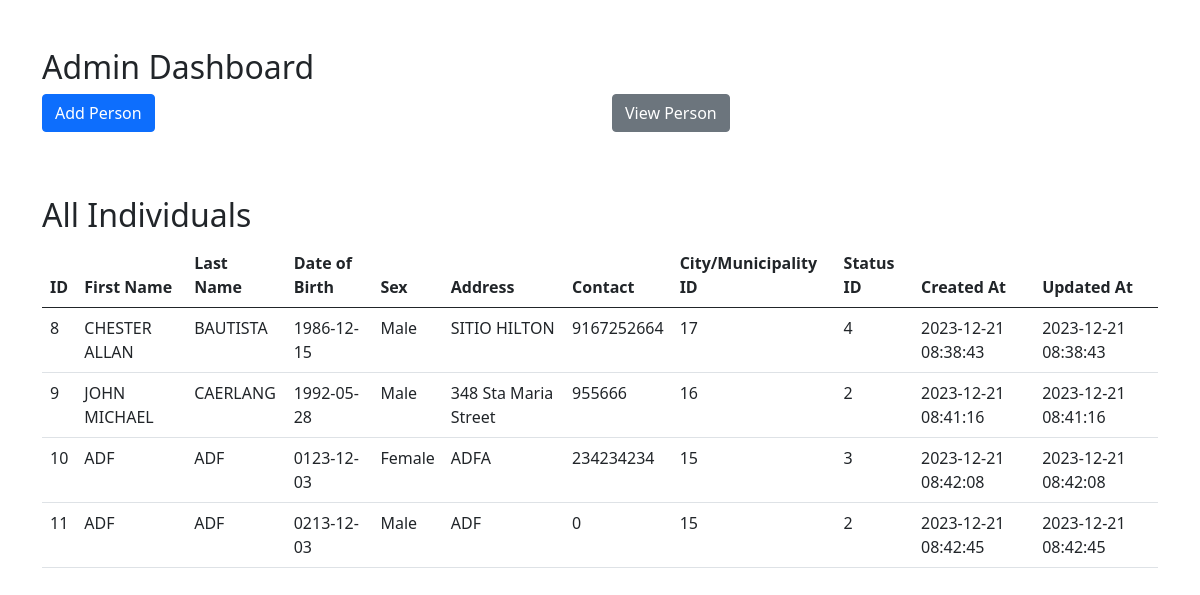
Screenshot of /admin/view_person.php with the database file from the repository.
### tables this page shows
CREATE TABLE `tblindividuals` (
  `id` int(11) NOT NULL,
  `first_name` varchar(255) NOT NULL,
  `last_name` varchar(255) NOT NULL,
  `date_of_birth` date NOT NULL,
  `sex` varchar(10) NOT NULL,
  `address` varchar(255) NOT NULL,
  `contact` varchar(50) DEFAULT NULL,
  `citymun_id` int(11) NOT NULL,
  `status_id` int(11) NOT NULL,
  `created_at` timestamp NOT NULL DEFAULT current_timestamp(),
  `updated_at` timestamp NOT NULL DEFAULT current_timestamp() ON UPDATE current_timestamp()
);

### admin/view_person.php (the view)
<?php
include('../includes/database.php');
$sql = "SELECT * FROM tblIndividuals";
$result = $conn->query($sql);
include('../includes/header.php');
include('settings.php');
?>
<div class="container mt-5">
    <h2>All Individuals</h2>
    <table class="table">
        <thead>
            <tr>
                <th>ID</th>
                <th>First Name</th>
                <th>Last Name</th>
                <th>Date of Birth</th>
                <th>Sex</th>
                <th>Address</th>
                <th>Contact</th>
                <th>City/Municipality ID</th>
                <th>Status ID</th>
                <th>Created At</th>
                <th>Updated At</th>
            </tr>
        </thead>
        <tbody>
            <?php while ($row = $result->fetch_assoc()): ?>
            <tr>
                <td><?php echo htmlspecialchars($row['id']); ?></td>
                <td><?php echo htmlspecialchars($row['first_name']); ?></td>
                <td><?php echo htmlspecialchars($row['last_name']); ?></td>
                <td><?php echo htmlspecialchars($row['date_of_birth']); ?></td>
                <td><?php echo htmlspecialchars($row['sex']); ?></td>
                <td><?php echo htmlspecialchars($row['address']); ?></td>
                <td><?php echo htmlspecialchars($row['contact']); ?></td>
                <td><?php echo htmlspecialchars($row['citymun_id']); ?></td>
                <td><?php echo htmlspecialchars($row['status_id']); ?></td>
                <td><?php echo htmlspecialchars($row['created_at']); ?></td>
                <td><?php echo htmlspecialchars($row['updated_at']); ?></td>
            </tr>
            <?php endwhile; ?>
        </tbody>
    </table>
</div>
<?php include('../includes/footer.php'); ?>

### includes/header.php (shortened to what this page needs)
<!DOCTYPE html>
<html lang="en">
<head>
    <link href="https://stackpath.bootstrapcdn.com/bootstrap/5.0.0-alpha1/css/bootstrap.min.css" rel="stylesheet">
</head>
<body>

### admin/settings.php
<div class="container mt-5">
    <h2>Admin Dashboard</h2>
    <div class="row">
        <div class="col-md-6">
            <a href="/drugmsystem/admin/add_person.php" class="btn btn-primary btn-block mb-3">
                <i class="fas fa-user-plus"></i> Add Person
            </a>
        </div>
        <div class="col-md-6">
            <a href="/drugmsystem/admin/view_person.php" class="btn btn-secondary btn-block">
                <i class="fas fa-eye"></i> View Person
            </a>
        </div>
    </div>
</div>

### includes/footer.php (shortened to what this page needs)
</body>
</html>

### rows the page displays
tblindividuals: id "8", first_name "CHESTER ALLAN", last_name "BAUTISTA", date_of_birth "1986-12-15", sex "Male", address "SITIO HILTON", contact "9167252664", citymun "17", status "4", created_at "2023-12-21 08:38:43", updated_at "2023-12-21 08:38:43"
tblindividuals: id "9", first_name "JOHN MICHAEL", last_name "CAERLANG", date_of_birth "1992-05-28", sex "Male", address "348 Sta Maria Street", contact "955666", citymun "16", status "2", created_at "2023-12-21 08:41:16", updated_at "2023-12-21 08:41:16"
tblindividuals: id "10", first_name "ADF", last_name "ADF", date_of_birth "0123-12-03", sex "Female", address "ADFA", contact "234234234", citymun "15", status "3", created_at "2023-12-21 08:42:08", updated_at "2023-12-21 08:42:08"
tblindividuals: id "11", first_name "ADF", last_name "ADF", date_of_birth "0213-12-03", sex "Male", address "ADF", contact "0", citymun "15", status "2", created_at "2023-12-21 08:42:45", updated_at "2023-12-21 08:42:45"
